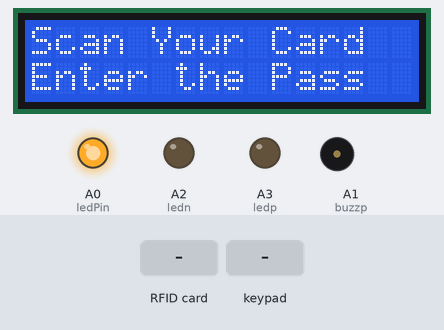
The sketch below on a simulated Arduino Uno, built with avr-gcc and run on an emulated ATmega328P. On the bench: 16×2 character LCD, output pins drawn as LEDs (lit = HIGH), buzzer (waves = sounding, pin HIGH). Inputs (shaded band) come from the test bench. Pins used as bus, display or sensor lines are not drawn; what the sketch prints to the serial monitor is not drawn.

Above: at 1.3 s.
1.4 s: RFID card C7 B9 DE 19 held to the reader
At 4.2 s:
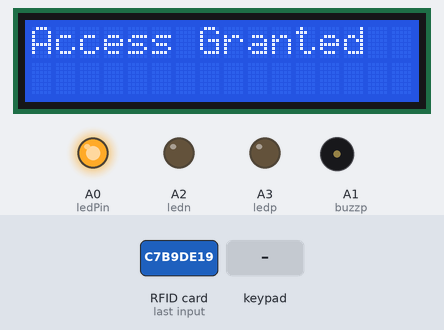
4.4 s: keypad keys 3 2 1 pressed 0.4 s apart
At 7.5 s:
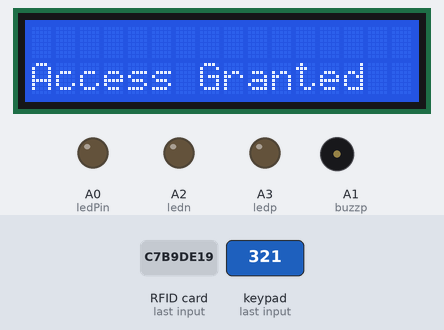
8.4 s: RFID card 19 79 FC A3 held to the reader
At 9.3 s:
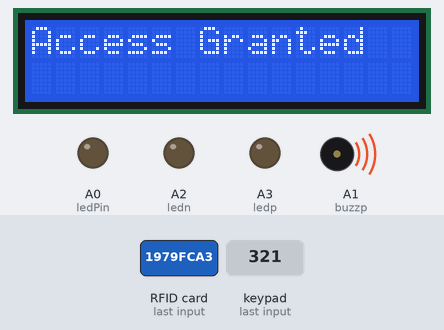
9.9 s: RFID card 89 15 14 09 held to the reader
At 13.19 s:
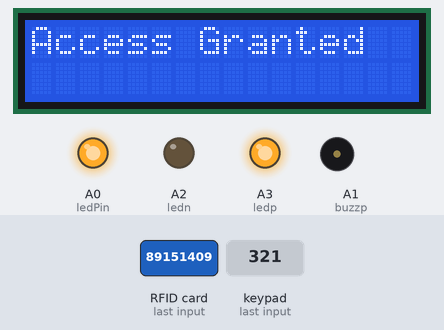
Timing chart, 0 to 13.9 s (numbered marks = the images above; inputs shaded):
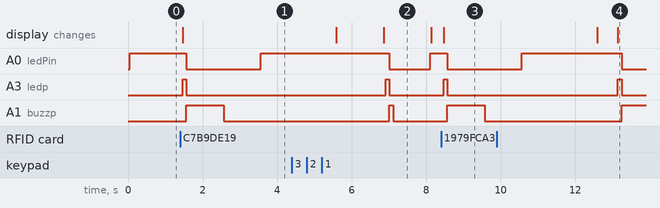

The sketch:

merge_code.ino
```cpp
//Viral Science
//RFID
//solinoid added with the led pin
#include <Wire.h>
#include <SPI.h>
#include <MFRC522.h>
#include <LiquidCrystal_I2C.h>
#include <Keypad.h>
LiquidCrystal_I2C lcd(0x27,16,2);

const byte ROWS = 4; //four rows
const byte COLS = 3; //three columns
int ledPin = A0;
char keys[ROWS][COLS] = {
  {'1','2','3'},
  {'4','5','6'},
  {'7','8','9'},
  {'*','0','#'}
};

char key_code[3];
char password[3]={'3','2','1'};
int lock =A0;

const int ledp =  A3;
const int ledn =  A2;
const int buzzp =  A1;
const int buzzn =  A0;

unsigned int k=0;
byte rowPins[ROWS] = {8, 7, 6, 5}; //connect to the row pinouts of the keypad
byte colPins[COLS] = {4, 3, 2}; //connect to the column pinouts of the keypad

Keypad keypad = Keypad( makeKeymap(keys), rowPins, colPins, ROWS, COLS );
int i=0;

#define SS_PIN 10
#define RST_PIN 9
MFRC522 mfrc522(SS_PIN, RST_PIN);   // Create MFRC522 instance.


void setup()
{
  Serial.begin(9600);   // Initiate a serial communication
  SPI.begin();      // Initiate  SPI bus
  mfrc522.PCD_Init();   // Initiate MFRC522 rfid


 Serial.begin(9600);
  pinMode(lock, OUTPUT);
  pinMode(ledp, OUTPUT);
  pinMode(ledn, OUTPUT);
  pinMode(buzzp, OUTPUT);
  pinMode(buzzn, OUTPUT);
  digitalWrite(lock, HIGH);
  pinMode(ledPin, OUTPUT);
  SPI.begin(); // Init SPI bus
  Serial.println("Put your card to the reader.......or Enter the secret code");
  Serial.println();

 lcd.begin();
  lcd.backlight();
  // lcd.setCursor(0,0);
  // lcd.print("  RFID & KEYPAD ");
  // lcd.setCursor(0,1);
  // lcd.print("  Lock Project  ");
  // lcd.clear();
   lcd.setCursor(0, 0);
  lcd.print("Scan Your Card");
  lcd.setCursor(0, 1);
  lcd.print("Enter the Pass");
}

void loop()
{

   char key = keypad.getKey();

    if(key != NO_KEY){
    //Serial.println(key);
    //Serial.println("pressed:");
    //Serial.print(i);
     key_code[i++]=key;
     k=i;
    delay(200);
    digitalWrite(lock, HIGH);

     }
     if(k==3){
   //if(key_code[0]=='3'&&key_code[1]=='2'&&key_code[2]=='1'){
   if(!strncmp(password,key_code,3)){
   lcd.clear() ;
   lcd.setCursor(0, 1);lcd.print("Access Granted");

   Serial.println("");
   Serial.println("                                 Accurate secret code ");
   Serial.println("                                 Message : Access Granted");
   digitalWrite(ledp, HIGH);digitalWrite(ledn, LOW);delay(100);digitalWrite(ledp, LOW);digitalWrite(ledn, LOW);
   digitalWrite(buzzp, HIGH);digitalWrite(buzzn, LOW);delay(100);digitalWrite(buzzp, LOW);digitalWrite(buzzn, LOW);
   digitalWrite(lock, LOW);
   delay(1000);digitalWrite(lock, HIGH);

    i=k=0;

  lcd.setCursor(0, 0);
  lcd.print("Scan Your Card");
  lcd.setCursor(0, 1);
  lcd.print("Enter the Pass");
   }
 }


  // Look for new cards
  if ( ! mfrc522.PICC_IsNewCardPresent())
  {
    return;
  }
  // Select one of the cards
  if ( ! mfrc522.PICC_ReadCardSerial())
  {
    return;
  }
  //Show UID on serial monitor
  Serial.print("UID tag :");
  String content= "";
  byte letter;
  for (byte i = 0; i < mfrc522.uid.size; i++)
  {
     Serial.print(mfrc522.uid.uidByte[i] < 0x10 ? " 0" : " ");
     Serial.print(mfrc522.uid.uidByte[i], HEX);
     content.concat(String(mfrc522.uid.uidByte[i] < 0x10 ? " 0" : " "));
     content.concat(String(mfrc522.uid.uidByte[i], HEX));
  }
  Serial.println();
  Serial.print("Message : Access Granted");

   lcd.setCursor(0, 0);
  lcd.print("Scan Your Card");
  lcd.setCursor(0, 1);
  lcd.print("Enter the Pass");
  content.toUpperCase();


  if (content.substring(1) == "C7 B9 DE 19" || content.substring(1) == "19 79 FC A3" || content.substring(1) == "89 15 14 09" || content.substring(1) == "79 D3 BC 01") //change here the UID of the card/cards that you want to give access
  {

 lcd.clear() ; lcd.setCursor(0, 0);lcd.print("Access Granted");
     digitalWrite(ledp, HIGH);digitalWrite(ledn, LOW);delay(100);digitalWrite(ledp, LOW);digitalWrite(ledn, LOW);
   digitalWrite(buzzp, HIGH);digitalWrite(buzzn, LOW);delay(1000);digitalWrite(buzzp, LOW);digitalWrite(buzzn, LOW);
     delay(1000);digitalWrite(lock, HIGH);  delay(2000);

    i=k=0;
    lcd.setCursor(0, 0);
  lcd.print("Scan Your Card");
  lcd.setCursor(0, 1);
  lcd.print("Enter the Pass");

    Serial.println();
    delay(500);

  }

}
```

Measured:
- after the input at 1.4 s, A0 (ledPin): HIGH → LOW after 0.16 s, → HIGH 2.0 s later; A3 (ledp): LOW → HIGH after 0.06 s, → LOW 0.10 s later; A1 (buzzp): LOW → HIGH after 0.16 s, → LOW 1.0 s later; the display: changes after 0.06 s (image 1)
- after the input at 4.4 s, A0 (ledPin): HIGH → LOW after 2.6 s, → HIGH 1.1 s later; A3 (ledp): LOW → HIGH after 2.5 s, → LOW 0.10 s later; A1 (buzzp): LOW → HIGH after 2.6 s, → LOW 0.10 s later; the display: first differs from a run without the input after 2.5 s (image 2)
- after the input at 8.4 s, A0 (ledPin): HIGH → LOW after 0.17 s; A3 (ledp): LOW → HIGH after 0.07 s, → LOW 0.10 s later; A1 (buzzp): LOW → HIGH after 0.17 s, → LOW 1.0 s later; the display: changes after 0.07 s (image 3)
- after the input at 9.9 s, A3 (ledp): LOW → HIGH after 3.2 s, → LOW 0.10 s later; A1 (buzzp): LOW → HIGH after 3.3 s
- what the display in image 2 shows lasts 1.2 s, from 6.9 s to 8.1 s
